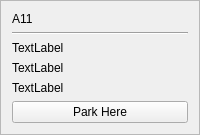
        <widget class="QFrame" name="frame_42">
         <property name="frameShape">
          <enum>QFrame::StyledPanel</enum>
         </property>
         <property name="frameShadow">
          <enum>QFrame::Plain</enum>
         </property>
         <property name="lineWidth">
          <number>36</number>
         </property>
         <property name="midLineWidth">
          <number>19</number>
         </property>
         <layout class="QGridLayout" name="gridLayout_59">
          <item row="0" column="0">
           <layout class="QVBoxLayout" name="verticalLayout_58">
            <item>
             <widget class="QLabel" name="label_58">
              <property name="text">
               <string>A11</string>
              </property>
             </widget>
            </item>
            <item>
             <widget class="Line" name="line_58">
              <property name="orientation">
               <enum>Qt::Horizontal</enum>
              </property>
             </widget>
            </item>
            <item>
             <widget class="QLabel" name="a11TakenLbl">
              <property name="text">
               <string>TextLabel</string>
              </property>
             </widget>
            </item>
            <item>
             <widget class="QLabel" name="a11handLbl">
              <property name="text">
               <string>TextLabel</string>
              </property>
             </widget>
            </item>
            <item>
             <widget class="QLabel" name="takenByLbla11">
              <property name="text">
               <string>TextLabel</string>
              </property>
             </widget>
            </item>
            <item>
             <widget class="QPushButton" name="a11Btn">
              <property name="text">
               <string>Park Here</string>
              </property>
             </widget>
            </item>
           </layout>
          </item>
         </layout>
        </widget>
